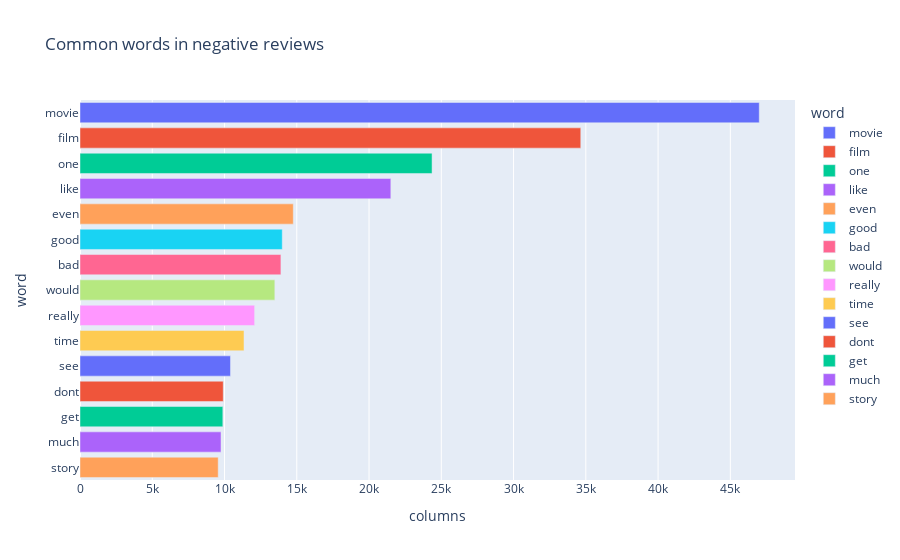

Notebook code for this chart:
### Code cell
px.bar(neg_words, x='columns', y='word', title='Common words in negative reviews',color='word')

### Figure 1 — Plotly figure (JSON) as saved in the notebook; plotly's stock layout.template omitted (floating-point values rounded to 4 significant figures)
{"data": [{"alignmentgroup": "True", "hovertemplate": "word=%{y}<br>columns=%{x}<extra></extra>", "legendgroup": "movie", "marker": {"color": "#636efa", "pattern": {"shape": ""}}, "name": "movie", "offsetgroup": "movie", "orientation": "h", "showlegend": true, "textposition": "auto", "type": "bar", "x": [47001], "xaxis": "x", "y": ["movie"], "yaxis": "y"}, {"alignmentgroup": "True", "hovertemplate": "word=%{y}<br>columns=%{x}<extra></extra>", "legendgroup": "film", "marker": {"color": "#EF553B", "pattern": {"shape": ""}}, "name": "film", "offsetgroup": "film", "orientation": "h", "showlegend": true, "textposition": "auto", "type": "bar", "x": [34651], "xaxis": "x", "y": ["film"], "yaxis": "y"}, {"alignmentgroup": "True", "hovertemplate": "word=%{y}<br>columns=%{x}<extra></extra>", "legendgroup": "one", "marker": {"color": "#00cc96", "pattern": {"shape": ""}}, "name": "one", "offsetgroup": "one", "orientation": "h", "showlegend": true, "textposition": "auto", "type": "bar", "x": [24361], "xaxis": "x", "y": ["one"], "yaxis": "y"}, {"alignmentgroup": "True", "hovertemplate": "word=%{y}<br>columns=%{x}<extra></extra>", "legendgroup": "like", "marker": {"color": "#ab63fa", "pattern": {"shape": ""}}, "name": "like", "offsetgroup": "like", "orientation": "h", "showlegend": true, "textposition": "auto", "type": "bar", "x": [21508], "xaxis": "x", "y": ["like"], "yaxis": "y"}, {"alignmentgroup": "True", "hovertemplate": "word=%{y}<br>columns=%{x}<extra></extra>", "legendgroup": "even", "marker": {"color": "#FFA15A", "pattern": {"shape": ""}}, "name": "even", "offsetgroup": "even", "orientation": "h", "showlegend": true, "textposition": "auto", "type": "bar", "x": [14759], "xaxis": "x", "y": ["even"], "yaxis": "y"}, {"alignmentgroup": "True", "hovertemplate": "word=%{y}<br>columns=%{x}<extra></extra>", "legendgroup": "good", "marker": {"color": "#19d3f3", "pattern": {"shape": ""}}, "name": "good", "offsetgroup": "good", "orientation": "h", "showlegend": true, "textposition": "auto", "type": "bar", "x": [13995], "xaxis": "x", "y": ["good"], "yaxis": "y"}, {"alignmentgroup": "True", "hovertemplate": "word=%{y}<br>columns=%{x}<extra></extra>", "legendgroup": "bad", "marker": {"color": "#FF6692", "pattern": {"shape": ""}}, "name": "bad", "offsetgroup": "bad", "orientation": "h", "showlegend": true, "textposition": "auto", "type": "bar", "x": [13903], "xaxis": "x", "y": ["bad"], "yaxis": "y"}, {"alignmentgroup": "True", "hovertemplate": "word=%{y}<br>columns=%{x}<extra></extra>", "legendgroup": "would", "marker": {"color": "#B6E880", "pattern": {"shape": ""}}, "name": "would", "offsetgroup": "would", "orientation": "h", "showlegend": true, "textposition": "auto", "type": "bar", "x": [13482], "xaxis": "x", "y": ["would"], "yaxis": "y"}, {"alignmentgroup": "True", "hovertemplate": "word=%{y}<br>columns=%{x}<extra></extra>", "legendgroup": "really", "marker": {"color": "#FF97FF", "pattern": {"shape": ""}}, "name": "really", "offsetgroup": "really", "orientation": "h", "showlegend": true, "textposition": "auto", "type": "bar", "x": [12084], "xaxis": "x", "y": ["really"], "yaxis": "y"}, {"alignmentgroup": "True", "hovertemplate": "word=%{y}<br>columns=%{x}<extra></extra>", "legendgroup": "time", "marker": {"color": "#FECB52", "pattern": {"shape": ""}}, "name": "time", "offsetgroup": "time", "orientation": "h", "showlegend": true, "textposition": "auto", "type": "bar", "x": [11349], "xaxis": "x", "y": ["time"], "yaxis": "y"}, {"alignmentgroup": "True", "hovertemplate": "word=%{y}<br>columns=%{x}<extra></extra>", "legendgroup": "see", "marker": {"color": "#636efa", "pattern": {"shape": ""}}, "name": "see", "offsetgroup": "see", "orientation": "h", "showlegend": true, "textposition": "auto", "type": "bar", "x": [10412], "xaxis": "x", "y": ["see"], "yaxis": "y"}, {"alignmentgroup": "True", "hovertemplate": "word=%{y}<br>columns=%{x}<extra></extra>", "legendgroup": "dont", "marker": {"color": "#EF553B", "pattern": {"shape": ""}}, "name": "dont", "offsetgroup": "dont", "orientation": "h", "showlegend": true, "textposition": "auto", "type": "bar", "x": [9912], "xaxis": "x", "y": ["dont"], "yaxis": "y"}, {"alignmentgroup": "True", "hovertemplate": "word=%{y}<br>columns=%{x}<extra></extra>", "legendgroup": "get", "marker": {"color": "#00cc96", "pattern": {"shape": ""}}, "name": "get", "offsetgroup": "get", "orientation": "h", "showlegend": true, "textposition": "auto", "type": "bar", "x": [9884], "xaxis": "x", "y": ["get"], "yaxis": "y"}, {"alignmentgroup": "True", "hovertemplate": "word=%{y}<br>columns=%{x}<extra></extra>", "legendgroup": "much", "marker": {"color": "#ab63fa", "pattern": {"shape": ""}}, "name": "much", "offsetgroup": "much", "orientation": "h", "showlegend": true, "textposition": "auto", "type": "bar", "x": [9758], "xaxis": "x", "y": ["much"], "yaxis": "y"}, {"alignmentgroup": "True", "hovertemplate": "word=%{y}<br>columns=%{x}<extra></extra>", "legendgroup": "story", "marker": {"color": "#FFA15A", "pattern": {"shape": ""}}, "name": "story", "offsetgroup": "story", "orientation": "h", "showlegend": true, "textposition": "auto", "type": "bar", "x": [9563], "xaxis": "x", "y": ["story"], "yaxis": "y"}], "layout": {"barmode": "relative", "legend": {"title": {"text": "word"}, "tracegroupgap": 0}, "title": {"text": "Common words in negative reviews"}, "xaxis": {"anchor": "y", "domain": [0, 1], "title": {"text": "columns"}}, "yaxis": {"anchor": "x", "categoryarray": ["story", "much", "get", "dont", "see", "time", "really", "would", "bad", "good", "even", "like", "one", "film", "movie"], "categoryorder": "array", "domain": [0, 1], "title": {"text": "word"}}}}
